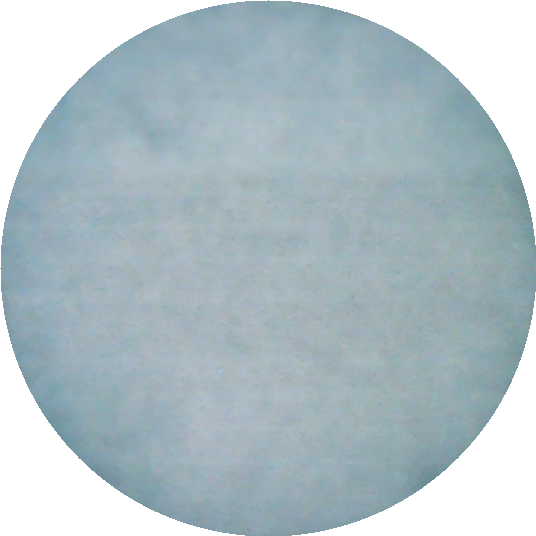
#> input picture Diagnosis Application/tests/sample_images/sampleAlbumin.png, 536 x 536 px
$ python -i uacr_features.py   (imports and definitions only)   (older library calls are emulated)
#> lines starting #> are read from the running program, lines starting #| are printed output that depends on the picture; after the words box and inside, x2 and y2 are one past the last pixel; in counts of white or black regions, pixels touching at a corner belong together
"""
uacr_features.py - image analysis shared by the research notebook and the deployed device.

ONE source of truth: the notebook UACR_Integrated_Pipeline.ipynb writes this file, imports it, and uses it to extract
the features for the study; the very same file is shipped in the deployment bundle and used by uacr_inference.py.

Content
  read_image / detect_roi_mask / prepare_roi : circular-ROI detection and preprocessing
  image_features                              : 118 quantitative features of one ROI image
  process_pair                                : features of an albumin + creatinine image pair
                                                (alb__*, cre__*, and cross-image x__* features)
"""
import hashlib
import math

import cv2
import numpy as np
from scipy import ndimage as ndi
from scipy import stats as sps
from skimage.feature import graycomatrix, graycoprops, local_binary_pattern

MODULE_VERSION = "1.0"
EPS = 1e-6

DEFAULT_PARAMS = dict(BG_DIST=18.0, ROI_ERODE_FRAC=0.10, MAX_SIDE=512, SPEC_V=0.985, SPEC_S=0.10)


def _P(params):
    p = dict(DEFAULT_PARAMS)
    if params:
        p.update({k: params[k] for k in DEFAULT_PARAMS if k in params})
    return p


# ----------------------------------------------------------------------------------------------------------------
# ROI detection
# ----------------------------------------------------------------------------------------------------------------
def read_image(path):
    data = np.fromfile(str(path), dtype=np.uint8)
    img = cv2.imdecode(data, cv2.IMREAD_UNCHANGED)
#> img is the input picture: shape (536, 536, 3); mean B, G, R 198.3, 192.1, 176.2
    if img is None:
        raise ValueError(f"Failed to read image: {path}")
    if img.dtype == np.uint16:
        img = (img / 257.0).astype(np.uint8)
    alpha = None
    if img.ndim == 2:
        img = cv2.cvtColor(img, cv2.COLOR_GRAY2BGR)
    elif img.shape[2] == 4:
        alpha, img = img[..., 3], img[..., :3]
    return np.ascontiguousarray(img), alpha


def _largest_component(m):
    n, lab_, st, _ = cv2.connectedComponentsWithStats(m.astype(np.uint8), connectivity=8)
    if n <= 1:
        return m
    k = 1 + int(np.argmax(st[1:, cv2.CC_STAT_AREA]))
    return lab_ == k


def detect_roi_mask(bgr, alpha=None, params=None):
    P = _P(params)
    h, w = bgr.shape[:2]
#> h = 536; w = 536
    method, mask = None, None
    if alpha is not None and (alpha < 10).mean() > 0.02:
        mask, method = alpha > 127, "alpha"
    if mask is None:
        b = 5
        border = np.concatenate([bgr[:b].reshape(-1, 3), bgr[-b:].reshape(-1, 3),
                                 bgr[:, :b].reshape(-1, 3), bgr[:, -b:].reshape(-1, 3)]).astype(np.float32)
        bg = np.median(border, axis=0)
#> bg = [255, 255, 255]
        dist = np.linalg.norm(bgr.astype(np.float32) - bg, axis=2)
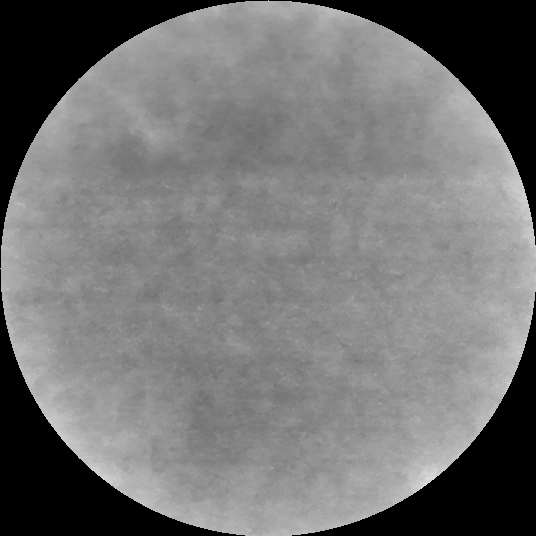
#> dist: shape (536, 536) float32; min 0, max 218.3, mean 115.8
        m = (dist > P["BG_DIST"]).astype(np.uint8)
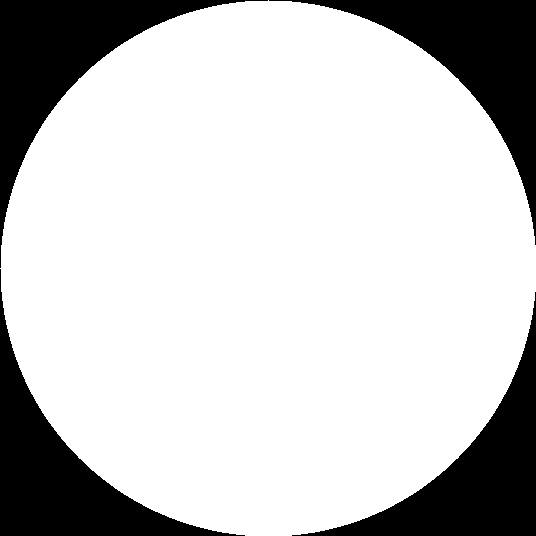
#> m: shape (536, 536); values 0 (black) and 1 (white), 78.5% white; 4 black regions, box (x1, y1, x2, y2) and area: (0, 0, 268, 268) 15697, (269, 0, 536, 245) 15429, (0, 269, 245, 536) 15429, (292, 292, 536, 536) 15162
        k = max(3, int(min(h, w) * 0.01) | 1)
#> k = 5
        ker = cv2.getStructuringElement(cv2.MORPH_ELLIPSE, (k, k))
        m = cv2.morphologyEx(m, cv2.MORPH_OPEN, ker)
#> m: shape (536, 536); values 0 (black) and 1 (white), 78.5% white; 3 black regions, box (x1, y1, x2, y2) and area: (0, 0, 268, 536) 31127, (269, 0, 536, 245) 15429, (292, 292, 536, 536) 15162
        m = cv2.morphologyEx(m, cv2.MORPH_CLOSE, ker)
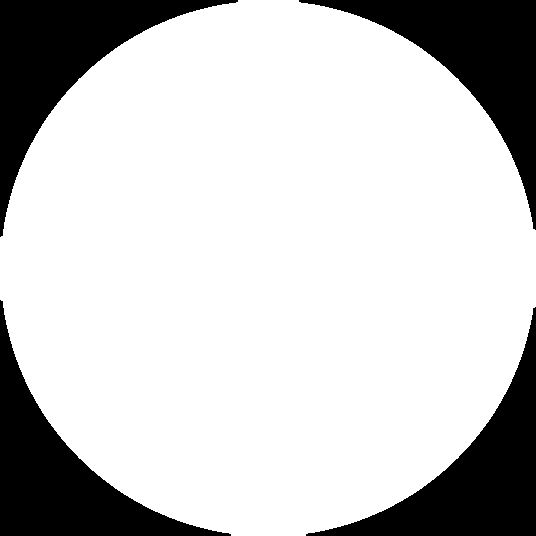
#> m: shape (536, 536); values 0 (black) and 1 (white), 78.6% white; 4 black regions, box (x1, y1, x2, y2) and area: (0, 0, 238, 237) 15620, (299, 0, 536, 230) 15370, (0, 300, 231, 536) 15370, (306, 307, 536, 536) 15121
        m = ndi.binary_fill_holes(_largest_component(m.astype(bool)))
#> in _largest_component, `n, lab_, st, _ = cv2.connectedComponentsWithStats(m.astype(np.uint8), ..`: n = 2; st = [[0, 0, 536, 536, 61481], [0, 0, 536, 536, 225815]]
#> in _largest_component, `k = 1 + int(np.argmax(st[1:, cv2.CC_STAT_AREA]))`: k = 1
        mask, method = m, "background"
#> method = 'background'
    frac = mask.mean()
#> frac = 0.786
    if frac < 0.05 or frac > 0.97:
        yy, xx = np.ogrid[:h, :w]
        r = min(h, w) / 2.0
        mask = (yy - (h - 1) / 2.0) ** 2 + (xx - (w - 1) / 2.0) ** 2 <= r ** 2
        method = "fallback_circle"
    return mask.astype(bool), method


def prepare_roi(path, params=None, keep_full=False):
    P = _P(params)
    bgr0, alpha = read_image(path)
    mask0, method = detect_roi_mask(bgr0, alpha, P)
#> method = 'background'
    area = mask0.sum()
#> area = 225815
    r_eq = math.sqrt(area / math.pi)
#> r_eq = 268.1
    dt = cv2.distanceTransform(mask0.astype(np.uint8), cv2.DIST_L2, 5)
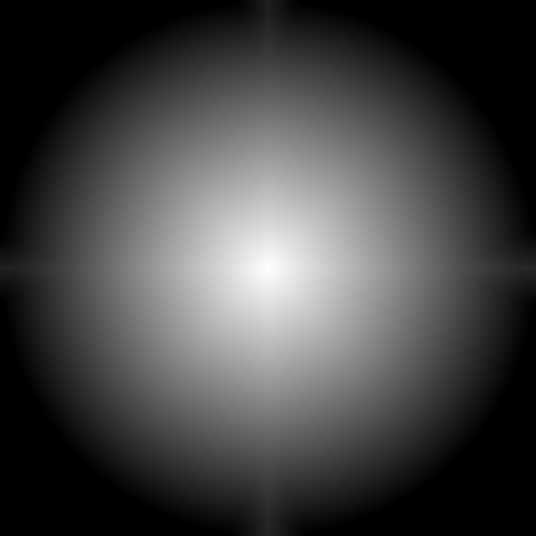
#> dt: shape (536, 536) float32; min 0, max 263.6, mean 70.3; drawn with min black and max white
    core = dt > P["ROI_ERODE_FRAC"] * r_eq
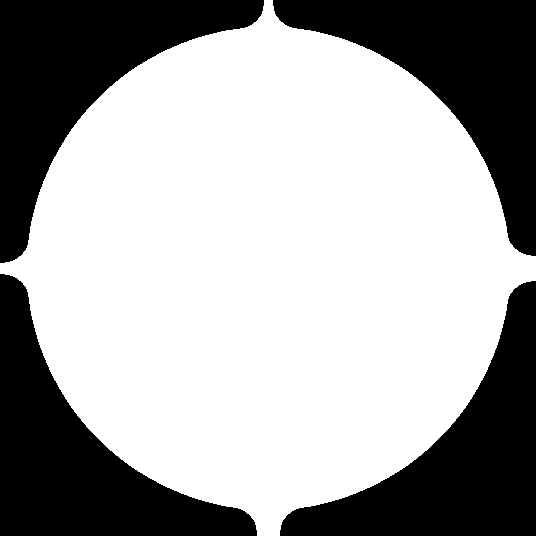
#> core: shape (536, 536) bool; 64.6% white; 4 black regions, box (x1, y1, x2, y2) and area: (0, 0, 264, 263) 25837, (273, 0, 536, 256) 25401, (0, 274, 257, 536) 25401, (280, 281, 536, 536) 24966
    if core.sum() < 200:
        core = mask0
    hsv0 = cv2.cvtColor(bgr0, cv2.COLOR_BGR2HSV)
#> hsv0: shape (536, 536, 3); mean H, S, V 77.2, 31.1, 198.4
    spec = (hsv0[..., 2] > P["SPEC_V"] * 255) & (hsv0[..., 1] < P["SPEC_S"] * 255)
    spec_frac = float(spec[core].mean())
#> spec_frac = 9.69e-05
    if spec_frac < 0.25:
        core = core & ~spec
#> core: shape (536, 536) bool; 64.6% white; 4 black regions, box (x1, y1, x2, y2) and area: (0, 0, 268, 268) 25846, (0, 269, 257, 536) 25406, (269, 0, 536, 256) 25405, (280, 281, 536, 536) 24966
    ys, xs = np.where(core)
    y0, y1, x0, x1 = ys.min(), ys.max() + 1, xs.min(), xs.max() + 1
#> y0 = 0; y1 = 536; x0 = 0; x1 = 536
    crop, m = bgr0[y0:y1, x0:x1], core[y0:y1, x0:x1]
    s = P["MAX_SIDE"] / max(crop.shape[:2])
#> s = 0.955
    if s < 1:
        crop = cv2.resize(crop, None, fx=s, fy=s, interpolation=cv2.INTER_AREA)
        m = cv2.resize(m.astype(np.uint8), (crop.shape[1], crop.shape[0]), interpolation=cv2.INTER_NEAREST).astype(bool)
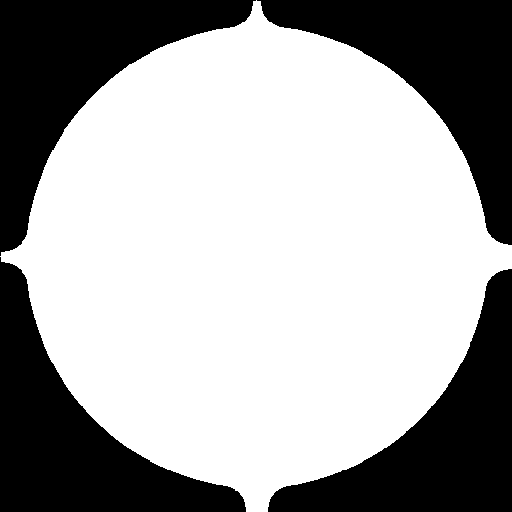
#> m: shape (512, 512) bool; 64.6% white; 4 black regions, box (x1, y1, x2, y2) and area: (0, 0, 256, 256) 23832, (257, 0, 512, 245) 23179, (0, 257, 246, 512) 23178, (268, 269, 512, 512) 22528
    cy, cx = [float(v.mean()) for v in np.where(m)]
#> cy = 256.9; cx = 256.9
    r_core = math.sqrt(m.sum() / math.pi)
#> r_core = 232.2
    half = int(r_core / math.sqrt(2) * 0.98)
#> half = 160
    if half >= 8:
        ya, yb = max(0, int(cy) - half), min(crop.shape[0], int(cy) + half)
#> ya = 96; yb = 416
        xa, xb = max(0, int(cx) - half), min(crop.shape[1], int(cx) + half)
#> xa = 96; xb = 416
        square = crop[ya:yb, xa:xb]
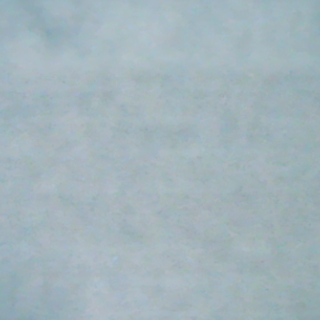
#> square: shape (320, 320, 3); mean B, G, R 187.1, 180.2, 162.9
    else:
        square = crop
    out = dict(bgr=crop, mask=m, square=square, method=method, r_eq=float(r_eq), area_frac=float(area / mask0.size),
               spec_frac=spec_frac, center=(cx, cy), r_core=r_core)
#> out = 9 items
    if keep_full:
        out.update(orig=bgr0, full_mask=mask0, core_full=core)
    return out


# ----------------------------------------------------------------------------------------------------------------
# Feature extraction (118 features per image)
# ----------------------------------------------------------------------------------------------------------------
# [80 lines left out: functions _stats, image_features, not called in this run]


POS_KEYS = ["R_mean", "G_mean", "B_mean", "S_mean", "V_mean", "L_mean", "gray_mean", "chr_r", "chr_g", "chr_b",
            "abs_R", "abs_G", "abs_B", "abs_gray", "chroma", "dE_white", "gray_std", "glcm_contrast", "glcm_homogeneity"]
SIGNED_KEYS = ["a_mean", "b_mean", "exg"]


# [31 lines left out: functions md5_file, process_pair, not called in this run]

>>> result = prepare_roi('../../tests/sample_images/sampleAlbumin.png')
#> result = 9 items

$ run again, on Diagnosis Application/tests/sample_images/sampleCreatinin.png
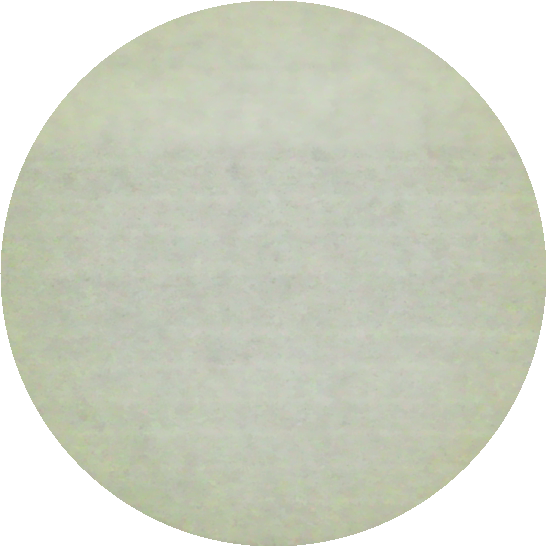
#> input picture Diagnosis Application/tests/sample_images/sampleCreatinin.png, 546 x 546 px
#> in read_image, img is the input picture: shape (546, 546, 3); mean B, G, R 195.7, 210.6, 206.6
#> bg = [255, 255, 255]
#> in detect_roi_mask, `m = cv2.morphologyEx(m, cv2.MORPH_CLOSE, ker)`:
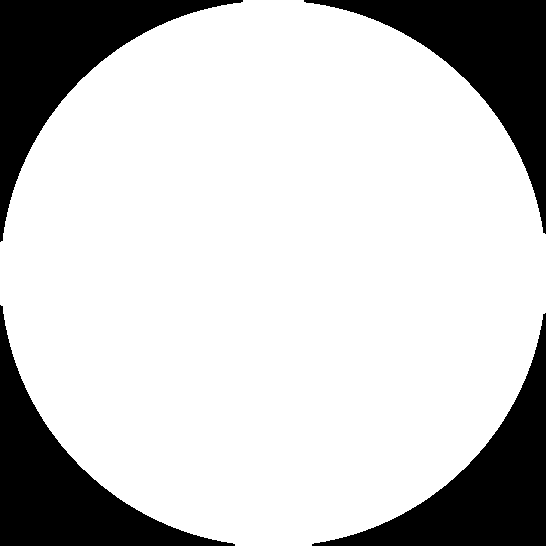
#> m: shape (546, 546); values 0 (black) and 1 (white), 78.6% white; 4 black regions, box (x1, y1, x2, y2) and area: (0, 0, 243, 242) 16195, (304, 0, 546, 234) 15938, (0, 305, 235, 546) 15938, (312, 313, 546, 546) 15682
#> n = 2; st = [[0, 0, 546, 546, 63753], [0, 0, 546, 546, 234363]]
#> in _largest_component, `k = 1 + int(np.argmax(st[1:, cv2.CC_STAT_AREA]))`: k = 1
#> in detect_roi_mask, `mask, method = m, "background"`: method = 'background'
#> frac = 0.786
#> in prepare_roi, `mask0, method = detect_roi_mask(bgr0, alpha, P)`: method = 'background'
#> area = 234363
#> r_eq = 273.1
#> hsv0: shape (546, 546, 3); mean H, S, V 29.8, 19.3, 210.7
#> spec: shape (546, 546) bool; 21.5% white; 4 white regions, box (x1, y1, x2, y2) and area: (0, 0, 273, 273) 16272, (274, 0, 546, 250) 15999, (0, 274, 250, 546) 15999, (297, 297, 546, 546) 15727
#> spec_frac = 7.26e-05
#> y0 = 0; y1 = 546; x0 = 0; x1 = 546
#> cy = 257
#> r_core = 232.3
#> half = 160
#> ya = 96; yb = 416
#> xa = 96; xb = 416
#> in prepare_roi, `square = crop[ya:yb, xa:xb]`:
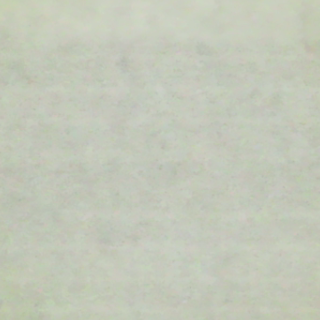
#> square: shape (320, 320, 3); mean B, G, R 184.7, 200, 195.3
#> out = 9 items
